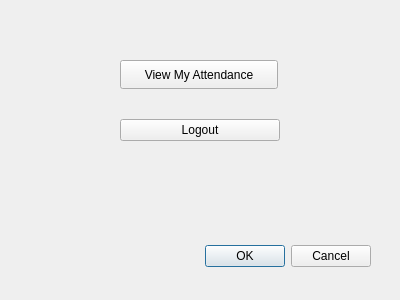
<?xml version="1.0" encoding="UTF-8"?>
<ui version="4.0">
 <class>StudentDashboard</class>
 <widget class="QDialog" name="StudentDashboard">
  <property name="geometry">
   <rect>
    <x>0</x>
    <y>0</y>
    <width>400</width>
    <height>300</height>
   </rect>
  </property>
  <property name="windowTitle">
   <string>Dialog</string>
  </property>
  <widget class="QDialogButtonBox" name="buttonBox">
   <property name="geometry">
    <rect>
     <x>30</x>
     <y>240</y>
     <width>341</width>
     <height>32</height>
    </rect>
   </property>
   <property name="orientation">
    <enum>Qt::Orientation::Horizontal</enum>
   </property>
   <property name="standardButtons">
    <set>QDialogButtonBox::StandardButton::Cancel|QDialogButtonBox::StandardButton::Ok</set>
   </property>
  </widget>
  <widget class="QWidget" name="verticalLayoutWidget">
   <property name="geometry">
    <rect>
     <x>120</x>
     <y>90</y>
     <width>160</width>
     <height>80</height>
    </rect>
   </property>
   <layout class="QVBoxLayout" name="verticalLayout">
    <item>
     <widget class="QPushButton" name="logoutButton">
      <property name="text">
       <string>Logout</string>
      </property>
     </widget>
    </item>
   </layout>
  </widget>
  <widget class="QPushButton" name="viewMyAttendanceButton">
   <property name="geometry">
    <rect>
     <x>120</x>
     <y>60</y>
     <width>158</width>
     <height>29</height>
    </rect>
   </property>
   <property name="text">
    <string>View My Attendance</string>
   </property>
  </widget>
 </widget>
 <resources/>
 <connections>
  <connection>
   <sender>buttonBox</sender>
   <signal>accepted()</signal>
   <receiver>StudentDashboard</receiver>
   <slot>accept()</slot>
   <hints>
    <hint type="sourcelabel">
     <x>248</x>
     <y>254</y>
    </hint>
    <hint type="destinationlabel">
     <x>157</x>
     <y>274</y>
    </hint>
   </hints>
  </connection>
  <connection>
   <sender>buttonBox</sender>
   <signal>rejected()</signal>
   <receiver>StudentDashboard</receiver>
   <slot>reject()</slot>
   <hints>
    <hint type="sourcelabel">
     <x>316</x>
     <y>260</y>
    </hint>
    <hint type="destinationlabel">
     <x>286</x>
     <y>274</y>
    </hint>
   </hints>
  </connection>
 </connections>
</ui>
